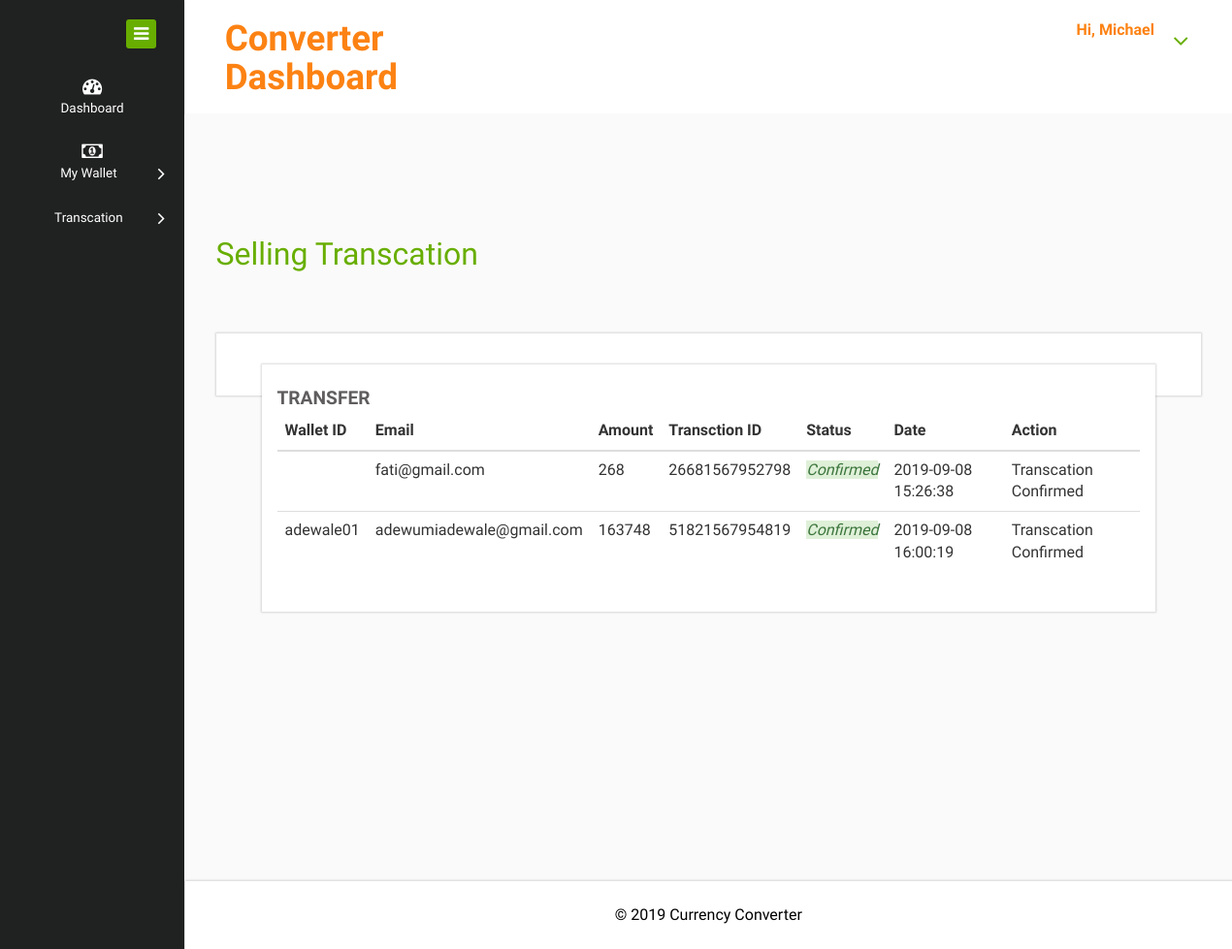
Page /manage_selling.php (signed in) on the committed database.
### tables this page shows
CREATE TABLE `user` (
  `id` int(11) NOT NULL,
  `fname` text NOT NULL,
  `lname` text NOT NULL,
  `Email` text NOT NULL,
  `Mobile` text NOT NULL,
  `password` text NOT NULL,
  `address` text NOT NULL,
  `state` text NOT NULL,
  `wallet` double NOT NULL,
  `wallet_id` varchar(200) NOT NULL,
  `status` text NOT NULL DEFAULT '0',
  `bank_acct` text NOT NULL,
  `bank_name` text NOT NULL,
  `acct_name` text NOT NULL,
  `created_date` datetime NOT NULL DEFAULT current_timestamp()
);

CREATE TABLE `payment` (
  `id` int(11) NOT NULL,
  `reciever` text NOT NULL,
  `email` text NOT NULL,
  `sender` text NOT NULL,
  `amount` text NOT NULL,
  `status` text NOT NULL,
  `method_payment` text NOT NULL,
  `transc_id` text NOT NULL,
  `trascation_id_code` text NOT NULL,
  `admin_status` enum('0','1','','') NOT NULL DEFAULT '0',
  `approve_date` text NOT NULL,
  `bank_acct` text NOT NULL,
  `bank_name` text NOT NULL,
  `acct_name` text NOT NULL,
  `created_date` datetime NOT NULL DEFAULT current_timestamp()
);

### manage_selling.php (the view, shortened to what this page needs)
<?php
include 'header.php';
$data="SELECT * FROM payment where transc_id='sell'";
$query=mysqli_query($con,$data);
?>
<div class="blank">
    	<h2>Selling Transcation </h2>
    	<div class="blankpage-main">
    		<div class="col-md-12 chit-chat-layer1-left">
               <div class="work-progres">
                            <div class="chit-chat-heading">
                                   Transfer
                            </div>
                            <div class="table-responsive">
                                <table class="table table-hover">
                                  <thead>
                                    <tr>
                                      <th>Wallet ID</th>
                                      <th>Email</th>
                                      <th>Amount</th>
                                      <th>Transction ID</th>
                                      <th>Status</th>
                                      <th>Date</th>
                                      <th>Action</th>
                                  </tr>
                              </thead>
                              <tbody>
                                <?php
                                  while($row=mysqli_fetch_array($query)){
                                    $field1name = $row["id"];
                                    $field2name = $row["sender"];
                                    $field3name = $row["email"];
                                    $field7name = $row["admin_status"];
                                    $field4name = $row["amount"];
                                    $field5name = $row["trascation_id_code"];
                                    $field6name = $row["created_date"]; ?>
                                    <tr>
                                              <td><?php echo $field2name; ?></td>
                                               <td><?php echo $field3name; ?></td>
                                                <td><?php echo $field4name; ?></td>
                                                 <td><?php echo $field5name; ?></td>
                                                <td> <?php if ($field7name==false) {
                                                 echo  ' <i class="alert-danger">pending</i>';
                                                   }else{
                                                    echo '<i class="alert-success">Confirmed</i>';
                                                   } ?>
                                                   </td>
                                                <td><?php echo $field6name; ?></td>
                                                 <td>
                                                   <?php if ($field7name==false) {?>
                                                   <a class="btn btn-primary"   href="transcation.php?id=<?php echo $field1name; ?>">Credit</a>
                                                 <?php  }else{
                                                    echo 'Transcation Confirmed';
                                                   } ?>
                                                 </td>
                                          </tr>
                               <?php }?>
                          </tbody>
                      </table>
                  </div>
             </div>
      </div>
    	</div>
    </div>
<?php include 'footer.php'; ?>

### header.php (shortened to what this page needs)
<?php
 include 'database.php';
 $email = $_SESSION['Email'];
    $query = "SELECT * FROM user WHERE Email ='$email'";
  $Complete = mysqli_query($con,$query);
    $Rows=mysqli_fetch_assoc($Complete);
 $fname=$Rows['fname'];
?>
<!DOCTYPE HTML>
<html>
<head>
<link href="css/bootstrap.css" rel="stylesheet" type="text/css" media="all">
<link href="css/style.css" rel="stylesheet" type="text/css" media="all"/>
<link href="css/font-awesome.css" rel="stylesheet">
</head>
<body>
<div class="page-container">
   <div class="left-content">
	   <div class="mother-grid-inner">
				<div class="header-main">
					<div class="header-left">
							<div class="logo-name">
									 <a href="index.html"> <h1>Converter Dashboard</h1>
								  </a>
							</div>
							<div class="clearfix"> </div>
						 </div>
						 <div class="header-right">
							<div class="profile_details">
								<ul>
									<li class="dropdown profile_details_drop">
										<a href="#" class="dropdown-toggle" data-toggle="dropdown" aria-expanded="false">
											<div class="profile_img">
												<div class="user-name">
													<p>Hi, <?php echo $fname ?></p>
												</div>
												<i class="fa fa-angle-down lnr"></i>
												<div class="clearfix"></div>
											</div>
										</a>
									</li>
								</ul>
							</div>
							<div class="clearfix"> </div>
						</div>
				     <div class="clearfix"> </div>
				</div>
<div class="inner-block">

### rows in the picture
user: fname "Michael"
payment: email "fati@gmail.com", amount "268", trascation_id_code "26681567952798", admin_status "Confirmed", created_date "2019-09-08 15:26:38"
payment: sender "adewale01", email "adewumiadewale@gmail.com", amount "163748", trascation_id_code "51821567954819", admin_status "Confirmed", created_date "2019-09-08 16:00:19"
